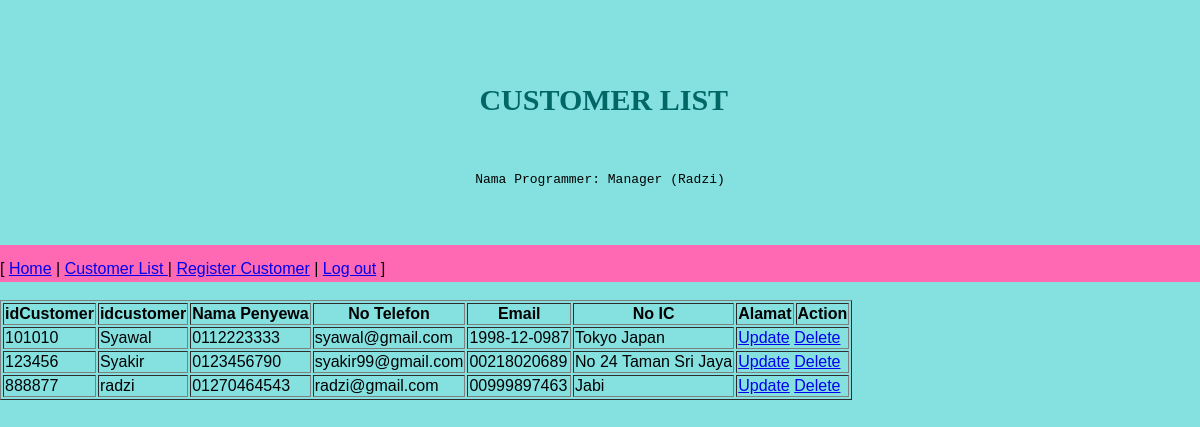
The app's page /manager/index.php, older data.
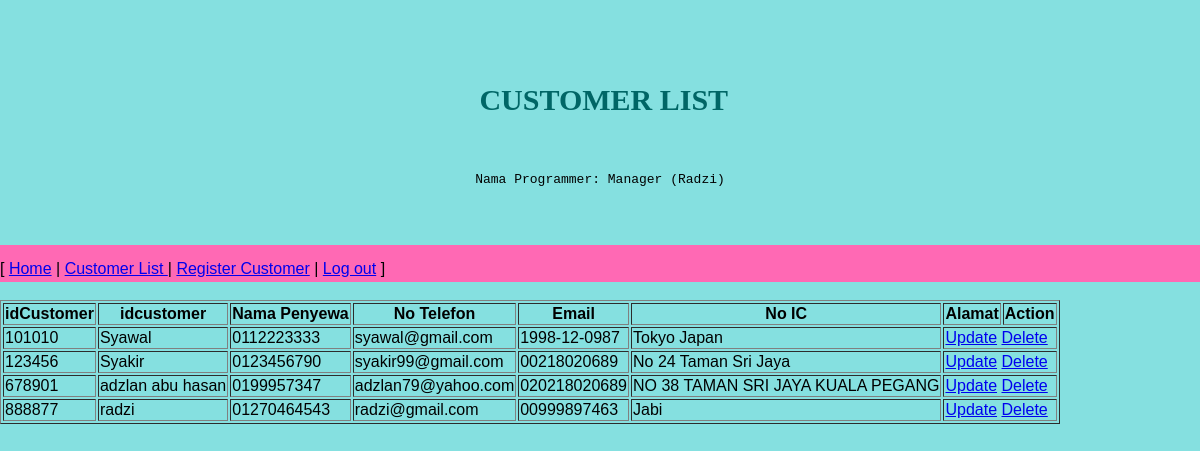
The same page, newer data.
### tables this page shows
CREATE TABLE `customer` (
  `idcustomer` int(20) NOT NULL,
  `namapenyewa` varchar(50) NOT NULL,
  `notelefon` varchar(20) NOT NULL,
  `email` varchar(50) NOT NULL,
  `noic` varchar(50) NOT NULL,
  `alamat` varchar(100) NOT NULL
);

### manager/index.php (the view, shortened to what this page needs)
<?php
require '../connection.php';
$sql = "SELECT * FROM customer";
$result = mysqli_query($conn, $sql);
?>
<!DOCTYPE html>
<html lang="en">
<head>
    <link rel="stylesheet" href="../style.css">
</head>
<body>
    <pre>
    <center>
        <h2> Customer List</h2>
        <br> Nama Programmer: <a>Manager (Radzi)</a>
    </center>
    </pre>
    <nav style="background-color: hotpink">
        [
        <a class="active" href="../index.php">Home</a>
        |
        <a href="index.php">Customer List </a>
        |
        <a href="register.php">Register Customer</a>
        |
        <a href="../index.php">Log out</a>
        ]
    </nav>
    <br>
    <table border="1">
        <tr>
            <th>idCustomer</th>
            <th>idcustomer</th>
            <th>Nama Penyewa</th>
            <th>No Telefon</th>
            <th>Email</th>
            <th>No IC</th>
            <th>Alamat</th>
            <th>Action</th>
        </tr>
        <?php
        if (mysqli_num_rows($result) > 0) {
            while ($row = mysqli_fetch_assoc($result)) {
        ?>
                <tr>
                    <td><?php echo $row["idcustomer"]; ?></td>
                    <td><?php echo $row["namapenyewa"]; ?></td>
                    <td><?php echo $row["notelefon"]; ?></td>
                    <td><?php echo $row["email"]; ?></td>
                    <td><?php echo $row["noic"]; ?></td>
                    <td><?php echo $row["alamat"]; ?></td>
                    <td colspan="2">
                        <a href="update.php?idcustomer=<?php echo $row["idcustomer"]; ?>">Update</a>
                        <a href="delete.php?idcustomer=<?php echo $row["idcustomer"]; ?>" onclick="return confirm('Are you sure to delete?')">Delete</a>
                    </td>
                </tr>
        <?php
            }
        } else {
            echo "0 results";
        }
        ?>
    </table>
</body>
</html>

### style.css (style rules this page uses)
body { background-color: #85e0e0; font-family: Arial, Helvetica, sans-serif; margin: 0; }
h2 { text-align: center; text-transform: uppercase; font-size: 30px; font-family: "Times New Roman", Times, serif; color: #006666; }

Row changes from the older to the newer data that the page shows:
added customer: idcustomer "678901", namapenyewa "adzlan abu hasan", notelefon "0199957347", email "adzlan79@yahoo.com", noic "020218020689", alamat "NO 38 TAMAN SRI JAYA KUALA PEGANG"
